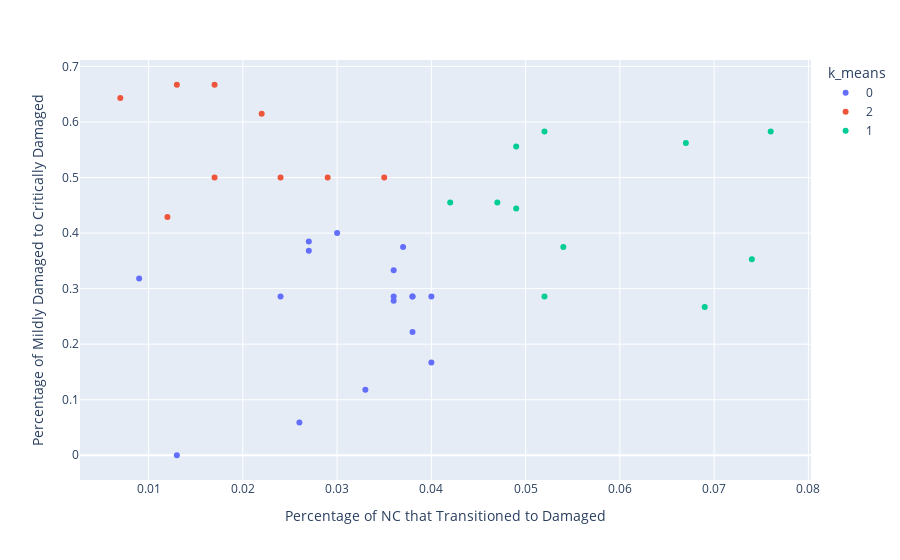

Notebook code for this chart:
### Code cell
kmeans_fig = px.scatter(df, x='Percentage of NC that Transitioned to Damaged', y='Percentage of Mildly Damaged to Critically Damaged', color='k_means', hover_data=['id'])
kmeans_fig.show()

### Figure 1 — Plotly figure (JSON) as saved in the notebook; plotly's stock layout.template omitted (floating-point values rounded to 4 significant figures)
{"data": [{"customdata": [["Mile: 22 Year: 2015"], ["Mile: 22 Year: 2016"], ["Mile: 22 Year: 2017"], ["Mile: 21 Year: 2015"], ["Mile: 21 Year: 2016"], ["Mile: 21 Year: 2018"], ["Mile: 20 Year: 2015"], ["Mile: 19 Year: 2017"], ["Mile: 19 Year: 2018"], ["Mile: 15 Year: 2016"], ["Mile: 15 Year: 2017"], ["Mile: 14 Year: 2015"], ["Mile: 14 Year: 2016"], ["Mile: 14 Year: 2017"], ["Mile: 14 Year: 2018"], ["Mile: 13 Year: 2015"], ["Mile: 13 Year: 2016"]], "hovertemplate": "k_means=0<br>Percentage of NC that Transitioned to Damaged=%{x}<br>Percentage of Mildly Damaged to Critically Damaged=%{y}<br>id=%{customdata[0]}<extra></extra>", "legendgroup": "0", "marker": {"color": "#636efa", "symbol": "circle"}, "mode": "markers", "name": "0", "orientation": "v", "showlegend": true, "type": "scatter", "x": [0.038, 0.027, 0.036, 0.037, 0.038, 0.027, 0.024, 0.04, 0.036, 0.013, 0.03, 0.033, 0.009, 0.026, 0.036, 0.038, 0.04], "xaxis": "x", "y": [0.222, 0.368, 0.333, 0.375, 0.286, 0.385, 0.286, 0.286, 0.286, 0, 0.4, 0.118, 0.318, 0.059, 0.278, 0.286, 0.167], "yaxis": "y"}, {"customdata": [["Mile: 22 Year: 2018"], ["Mile: 21 Year: 2017"], ["Mile: 20 Year: 2016"], ["Mile: 20 Year: 2017"], ["Mile: 20 Year: 2018"], ["Mile: 17 Year: 2018"], ["Mile: 16 Year: 2018"], ["Mile: 15 Year: 2015"], ["Mile: 13 Year: 2018"]], "hovertemplate": "k_means=2<br>Percentage of NC that Transitioned to Damaged=%{x}<br>Percentage of Mildly Damaged to Critically Damaged=%{y}<br>id=%{customdata[0]}<extra></extra>", "legendgroup": "2", "marker": {"color": "#EF553B", "symbol": "circle"}, "mode": "markers", "name": "2", "orientation": "v", "showlegend": true, "type": "scatter", "x": [0.024, 0.035, 0.012, 0.017, 0.013, 0.007, 0.017, 0.029, 0.022], "xaxis": "x", "y": [0.5, 0.5, 0.429, 0.667, 0.667, 0.643, 0.5, 0.5, 0.615], "yaxis": "y"}, {"customdata": [["Mile: 19 Year: 2015"], ["Mile: 19 Year: 2016"], ["Mile: 18 Year: 2015"], ["Mile: 18 Year: 2016"], ["Mile: 18 Year: 2018"], ["Mile: 17 Year: 2015"], ["Mile: 17 Year: 2017"], ["Mile: 16 Year: 2015"], ["Mile: 16 Year: 2016"], ["Mile: 16 Year: 2017"], ["Mile: 13 Year: 2017"]], "hovertemplate": "k_means=1<br>Percentage of NC that Transitioned to Damaged=%{x}<br>Percentage of Mildly Damaged to Critically Damaged=%{y}<br>id=%{customdata[0]}<extra></extra>", "legendgroup": "1", "marker": {"color": "#00cc96", "symbol": "circle"}, "mode": "markers", "name": "1", "orientation": "v", "showlegend": true, "type": "scatter", "x": [0.047, 0.049, 0.069, 0.074, 0.076, 0.052, 0.067, 0.054, 0.042, 0.049, 0.052], "xaxis": "x", "y": [0.455, 0.556, 0.267, 0.353, 0.583, 0.583, 0.562, 0.375, 0.455, 0.444, 0.286], "yaxis": "y"}], "layout": {"legend": {"title": {"text": "k_means"}, "tracegroupgap": 0}, "margin": {"t": 60}, "xaxis": {"anchor": "y", "domain": [0, 1], "title": {"text": "Percentage of NC that Transitioned to Damaged"}}, "yaxis": {"anchor": "x", "domain": [0, 1], "title": {"text": "Percentage of Mildly Damaged to Critically Damaged"}}}}
